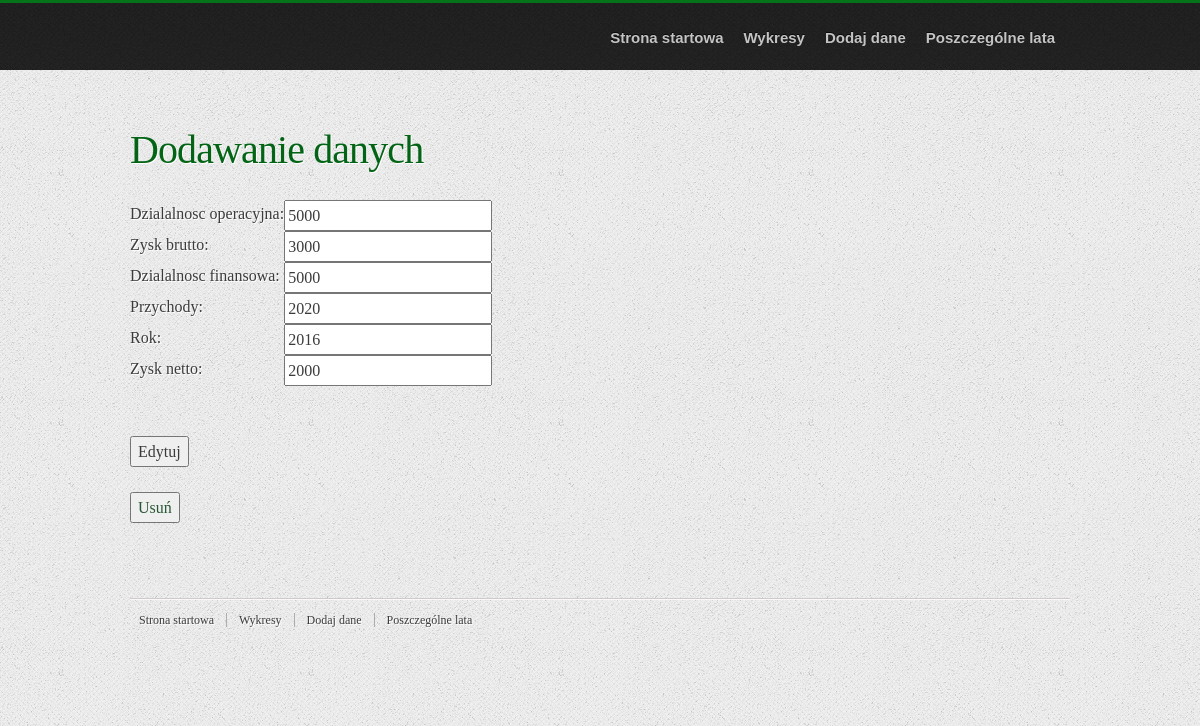
Before: /polls/update/11/ with the older database file.
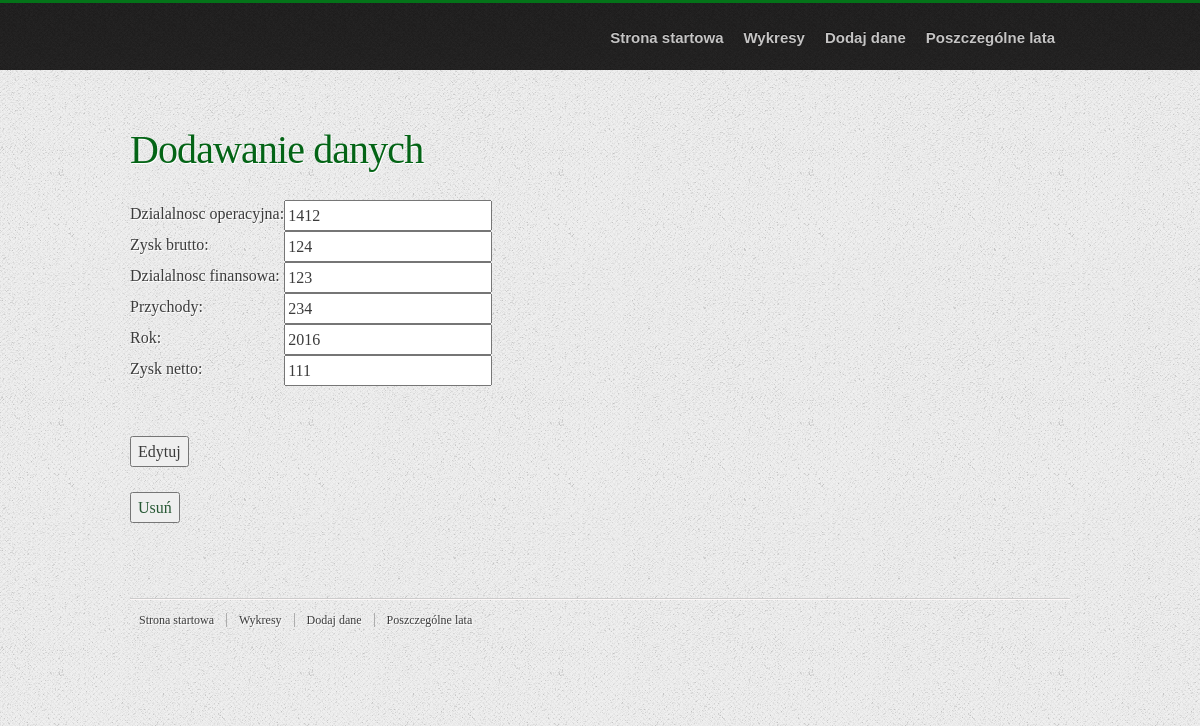
After: the same page with the newer database file.
### polls/models.py (models this page shows, shortened)
class Dane(models.Model):
    rok = models.CharField(max_length=20)
    przychody = models.CharField(max_length=20)
    zysk_brutto = models.CharField(max_length=20)
    dzialalnosc_operacyjna = models.CharField(max_length=20)
    dzialalnosc_finansowa = models.CharField(max_length=20)
    zysk_netto = models.CharField(max_length=20)

### polls/views.py (the view)
# urls.py: path('update/<int:id>/', update_datas, name='update_datas'),
def update_datas(request, id):
    data = Dane.objects.get(id=id)
    form = DataForm(request.POST or None, instance=data)
    if form.is_valid():
        form.save()
        return redirect('list_datas')
    return render(request, 'datas-form.html', {'form': form, 'data': data})

### polls/forms.py
class DataForm(forms.ModelForm):
    class Meta:
        model = Dane
        fields = {'rok',  'przychody', 'zysk_brutto', 'dzialalnosc_operacyjna', 'dzialalnosc_finansowa', 'zysk_netto'}

### templates/datas-form.html (shortened to what this page needs)
{% load staticfiles %}
<!DOCTYPE html>
<html lang="en">
<head>
    {% include 'base/css.html' %}
    <link rel="stylesheet" type="text/css" href="{% static 'style.css' %}">
</head>
<body>
<div id="header-wrap">
    <header>
        <nav>
            <ul>
                <li><a href="{% url 'home' %}">Strona startowa</a></li>
                <li><a href="{% url 'home' %}#services">Wykresy</a></li>
                <li><a href="{% url 'dodanie_danych' %}">Dodaj dane</a></li>
                <li><a href="{% url 'years' %}">Poszczególne lata</a></li>
            </ul>
        </nav>
    </header>
</div>
<div class="content-wrap">
    <section id="services">
        <h1>Dodawanie danych</h1>
        <form method="POST">
            <table>
                {{ form.as_table }}
            </table>
            <br>
            <br>
            <button type="submit">Edytuj</button>
        </form>
        <br>
        <p>
            {% if data %}
                <button>
                    <a href="{% url 'delete_datas' data.id %}">Usuń</a>
                </button>
            {% endif %}
        </p>
    </section>
</div>
<footer>
    <div class="footer-content">
        <ul class="footer-menu">
            <li><a href="{% url 'home' %}">Strona startowa</a></li>
            <li><a href="{% url 'home' %}#services">Wykresy</a></li>
            <li><a href="{% url 'dodanie_danych' %}">Dodaj dane</a></li>
            <li><a href="{% url 'years' %}">Poszczególne lata</a></li>
        </ul>
    </div>
</footer>
</body>
</html>

### templates/base/css.html (shortened to what this page needs)
<link rel="stylesheet" href="https://maxcdn.bootstrapcdn.com/bootstrap/3.3.7/css/bootstrap.min.css">
<link rel="stylesheet" href="https://maxcdn.bootstrapcdn.com/bootstrap/3.3.7/css/bootstrap-theme.min.css">

### static/style.css (style rules this page uses)
﻿ html, body, div, span, applet, object, iframe, h1, h2, h3, h4, h5, h6, p, blockquote, pre, a, abbr, acronym, address, big, cite, code, del, dfn, em, img, ins, kbd, q, s, samp, small, strike, strong, sub, sup, tt, var, b, u, i, center, dl, dt, dd, ol, ul, li, fieldset, form, label, legend, table, caption, tbody, tfoot, thead, tr, th, td, article, aside, canvas, details, embed, figure, figcaption, footer, header, hgroup, menu, nav, output, ruby, section, summary, time, mark, audio, video { margin: 0; padding: 0; border: 0; font-size: 100%; font: inherit; vertical-align: baseline; }
html { overflow-y: scroll; }
body { font-family: Georgia, Serif; font-size: 16px; line-height: 25px; color: #3B3B3B; background: url(images/bg.png) left top repeat; text-shadow: 1px 1px 0 rgba(255, 255, 255, 1); }
p { margin-bottom: 25px; }
a:link, a:visited { color: #285935; text-decoration: none; outline: 0; }
h1 { font-size: 40px; line-height: 50px; letter-spacing: -0.9px; color: #046416; margin-left: -2px; }
ul, ol { margin-bottom: 25px; padding: 0 20px; }
ul { list-style: disc; }
input, select { vertical-align: middle; }
#header-wrap { background: url(images/header-bg.png); width: 100%; height: 70px; z-index: 99999; position: fixed; top: 0; left: 0; }
header { position: relative; width: 940px; height: 70px; margin: 0 auto; }
.content-wrap { width: 940px; margin: 0 auto; }
.content-wrap section { position: relative; padding: 125px 0 25px 0; background: url(images/section-sep.png) repeat-x left 25px; }
footer { position: relative; background: url(images/section-sep.png) repeat-x left 25px; width: 940px; margin: 0 auto; padding-top: 125px; }
header nav { float: right; margin-top: 25px; }
header nav ul { font: bold 15px/25px Helvetica, Arial, Sans-serif; margin-right: -5px; padding: 0; list-style: none; }
header nav ul li { float: left; }
header nav ul a:link, header nav ul a:visited { color: #c5c4c4; margin-right: 20px; text-shadow: 0 -1px 0 rgba(10, 10, 10, 1); }
section#services h1 { margin: 0 0 25px 0; }
footer .footer-content { position: relative; width: 900px; top: -105px; }
footer ul.footer-menu { float: left; margin: 20px 0 5px -3px; padding: 0; list-style: none; }
footer ul.footer-menu li { float: left; }
footer ul.footer-menu li a { display: block; font-family: "MerriweatherBold", Serif; font-size: .75em; line-height: 1em; color: #3B3B3B; padding: 1px 12px; border-left: 1px solid #ADADAD; text-shadow: 1px 1px 0 rgba(255, 255, 255, 1); }
footer ul.footer-menu li:first-child a { border: none; }

Changed rows visible on the page:
changed Dane: dzialalnosc_operacyjna "5000" → "1412"; zysk_brutto "3000" → "124"; dzialalnosc_finansowa "5000" → "123"; przychody "2020" → "234"; zysk_netto "2000" → "111"
